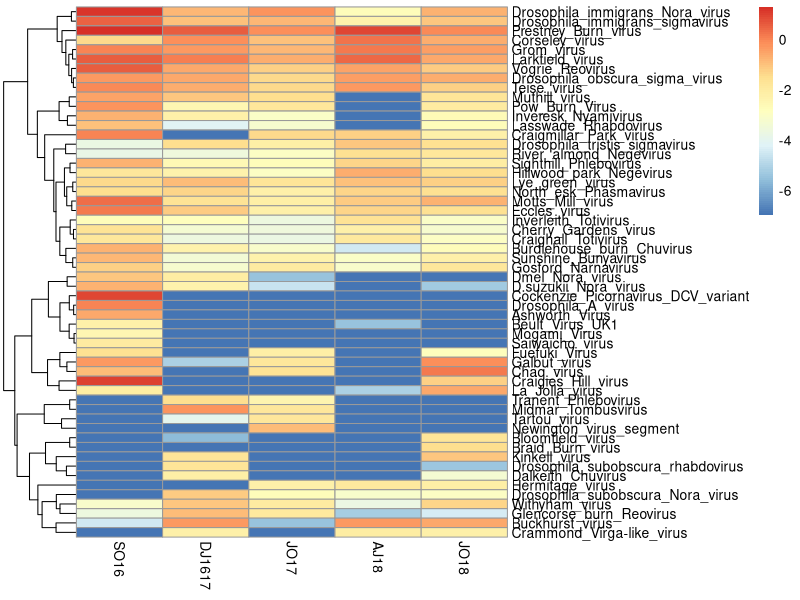
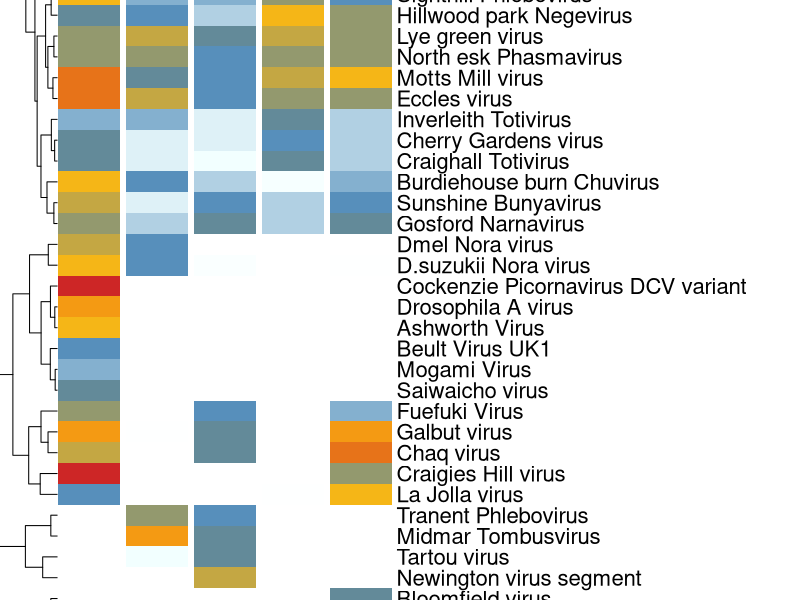
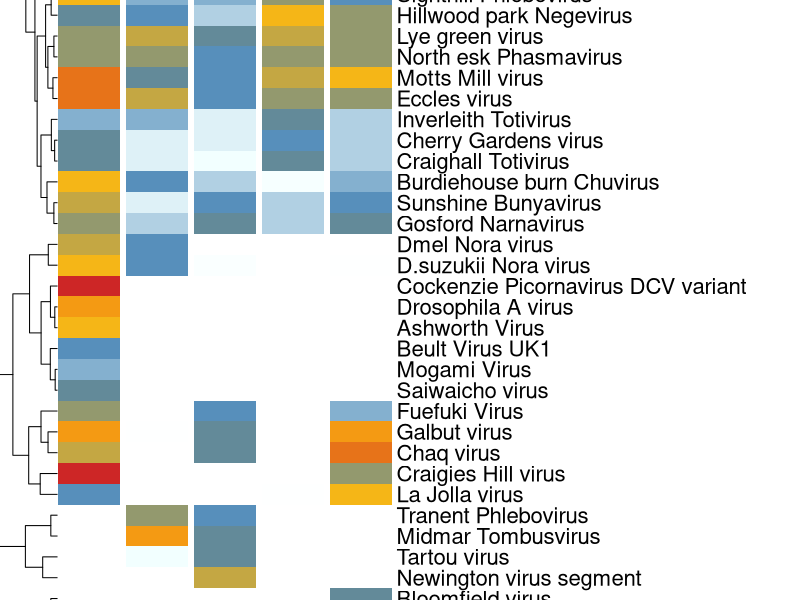

R code for these plots, in order:
#######################################################
## Matrix of relative virus reads mapped per dataset ##
#######################################################

##Mar 2021
##Megan A. Wallace

##packages
#install.packages('pheatmap')
library(pheatmap)
library(dplyr)
library(grid)

##setting working directory
setwd("C:/Users/s1667991/Dropbox/PhD - 1st Year/Sequencing/05_19_totalRNASeq/TotalRNAseqdata_Edinburghgenomics_09_19/")

##importing data
read.csv(file = "relative_virus_mapped_reads.csv", 
         header = TRUE, row.names = "virus", stringsAsFactors = FALSE, strip.white = TRUE)->reads_mapped_dat

#converting to a numeric matrix, and transposing
reads_mapped_mat<-as.matrix(reads_mapped_dat)

col_pallette<-colorRampPalette(c("white","white","azure","steelblue","darkgoldenrod1","firebrick3"))(20)

###Trying with a log scale on the matrix
log_mat<-reads_mapped_mat
log_mat[log_mat>0] <- log10(log_mat[log_mat>0])
log_mat[log_mat==0] <- -7

pheatmap(log_mat, cluster_cols = FALSE)->hm_1

pheatmap(log_mat,cluster_cols = FALSE, gaps_col = c(1,2,3,4),
         labels_col = c("Sept - Oct '16", "Dec '16 - Jun '17","Jul - Oct '17", "Apr - Jun '18","Jul - Oct '18"),
         angle_col = 45, fontsize = 16, 
         cellwidth = 45, cellheight = 15,
         color = col_pallette, border_color = NA, 
         labels_row = gsub(pattern = "_",replacement = " ", x = hm_1$tree_row$labels), 
         legend_breaks = c(-5,-3,-1,1,2))->hm_2

pdf(file = "../../../thesis/ch2_metagenomic_virus_discovery/reads_mapped_heatmap.pdf",height = 14,width = 9)
hm_2
dev.off()

